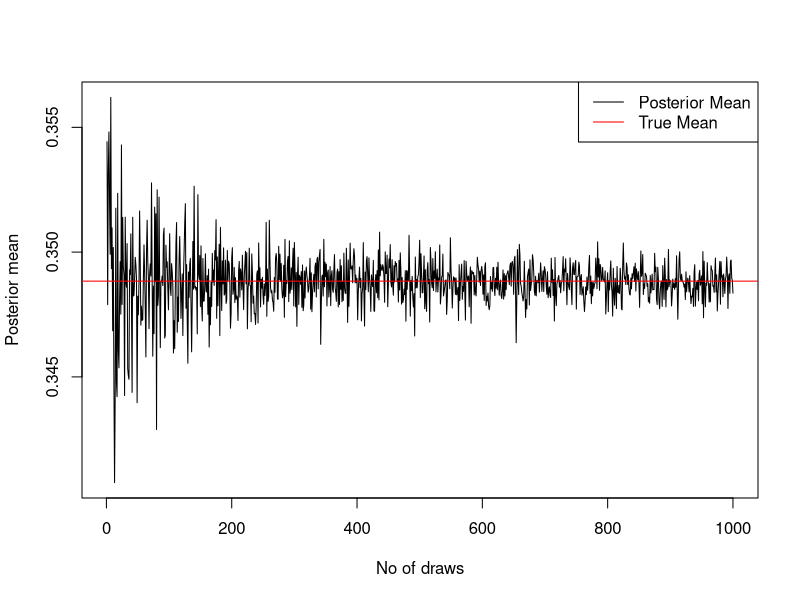
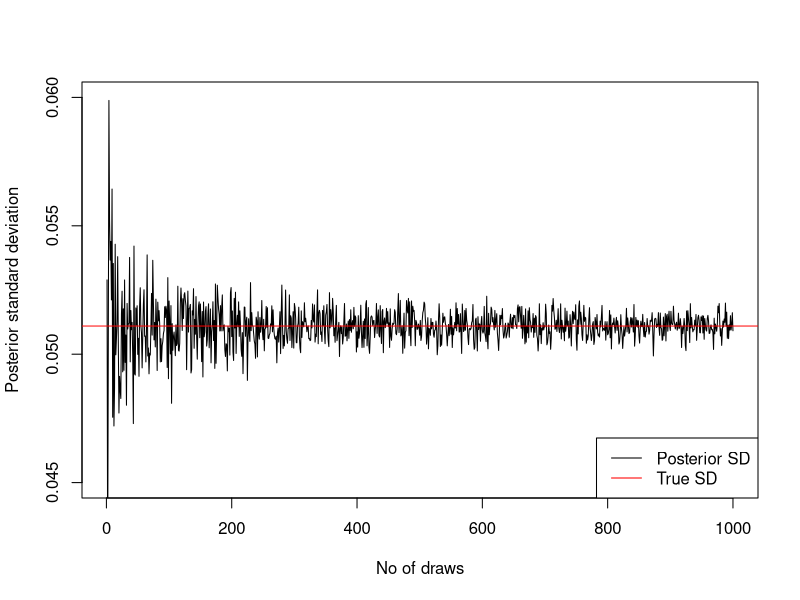
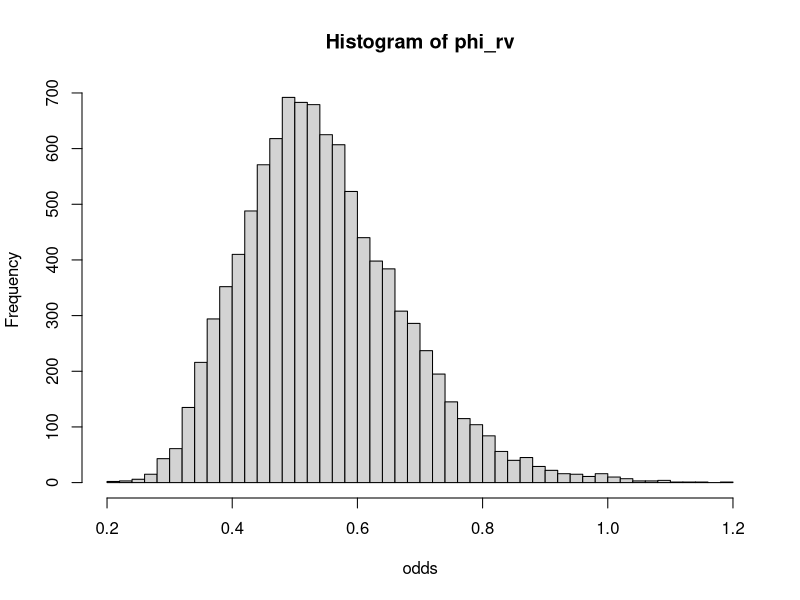
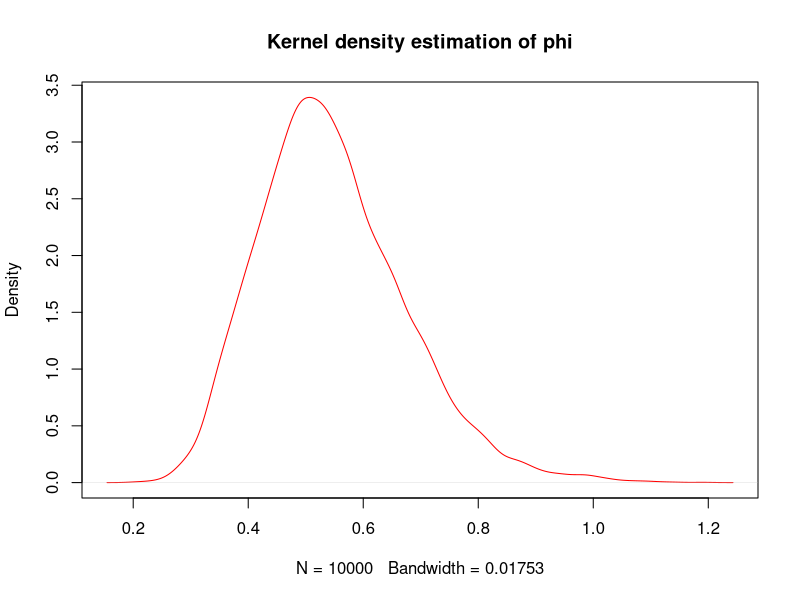
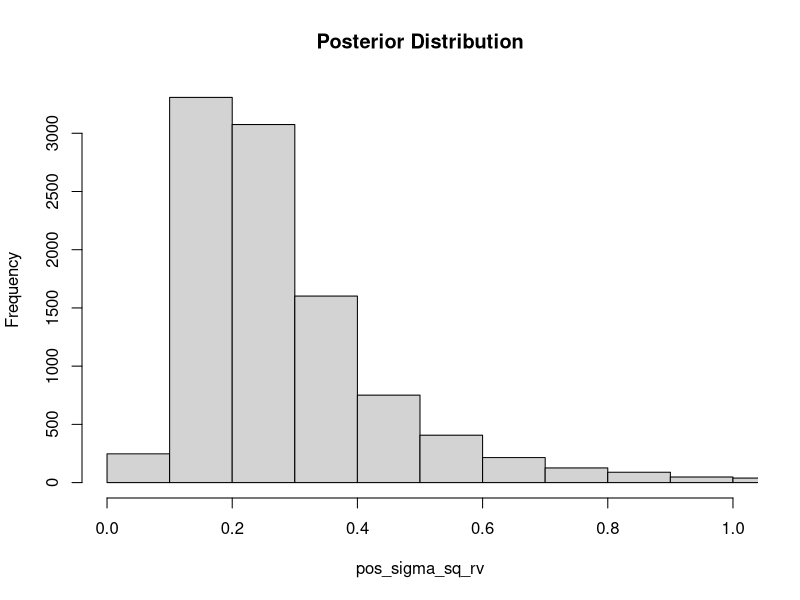
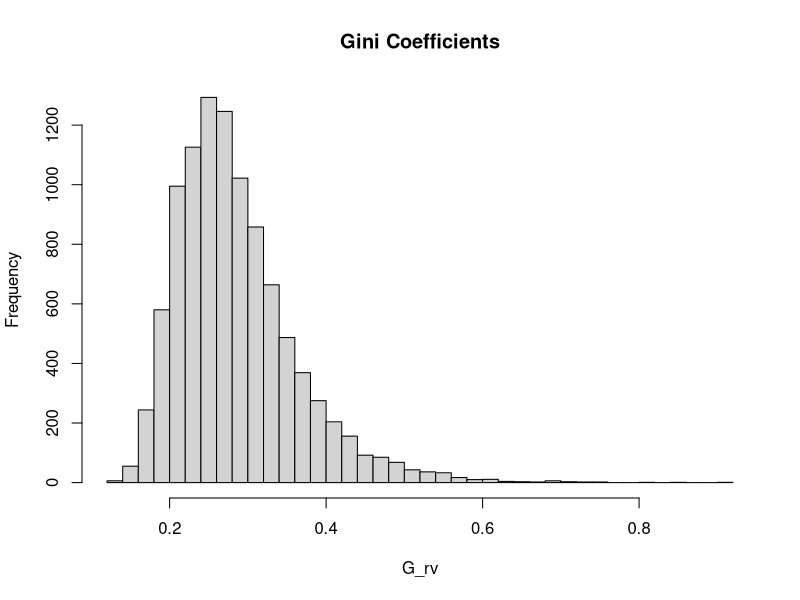
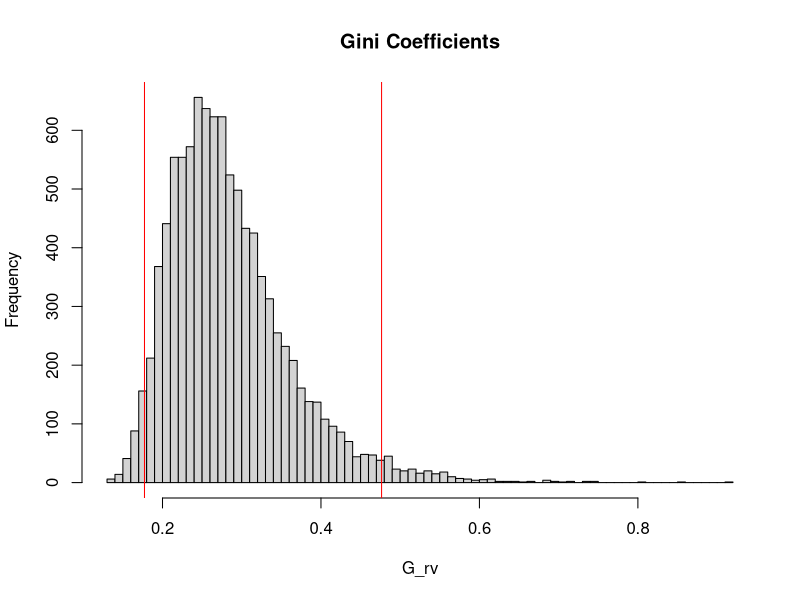
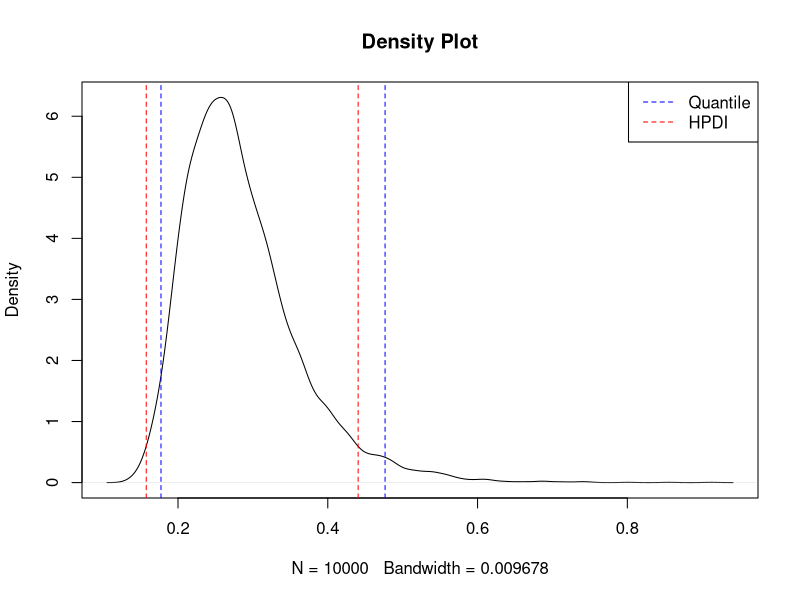

Write R code to recreate these figures, in order.
## ---- chunk 1
knitr::opts_chunk$set(echo = TRUE)
## ---- chunk 2
#Question 1
#Bernoulli Data
n <- 70 #Total trials
s <- 22 #Successes
f <- n-s #Failures

#Prior
pr_alpha <- pr_beta <- 8

#Posterior
pos_alpha <- pr_alpha + s
pos_beta <- pr_beta + f
## ---- chunk 3
#1(a)
pos_mean <- c()
pos_sd <- c()
n_draws <- seq(from = 10, to = 10000, by = 10)
for (i in n_draws) {
  #Draw random var for posterior
  pos_rv <- rbeta(n = i, pos_alpha, pos_beta)
  pos_mean <- c(pos_mean, mean(pos_rv))
  pos_sd <- c(pos_sd, sd(pos_rv))
}
## ---- chunk 4
plot(pos_mean, type = 'l',
     xlab = 'No of draws', ylab = 'Posterior mean')
legend(x = 'topright', legend = c('Posterior Mean', 'True Mean'), col = c('black', 'red'), 
     lty = c(1,1))
true_mean <- pos_alpha/(pos_alpha+pos_beta)#Question: Is this the true value?
abline(h = true_mean, col = 'red')
#The pos_mean converges to true_mean as draws increases
## ---- chunk 5
plot(pos_sd, type = 'l',
     xlab = 'No of draws', ylab = 'Posterior standard deviation', ylim = c(0.045, 0.06))
legend(x = 'bottomright', legend = c('Posterior SD', 'True SD'), col = c('black', 'red'), 
     lty = c(1,1))
true_sd <- sqrt((pos_alpha * pos_beta)/((pos_alpha + pos_beta)^2 * (pos_alpha + pos_beta + 1)))
abline(h = true_sd, col = 'red')
#The pos_sd converges to true_mean as draws increases
## ---- chunk 6
pos_rv <- rbeta(n = 10000, pos_alpha, pos_beta)

#Filter out all theta's greater than 0.3
filt_pos_rv <- pos_rv[pos_rv>0.3]

#Getting the probability of theta>0.3
p_gt0.3 <- length(filt_pos_rv)/length(pos_rv)

#To get the exact/true value, using the pbeta to get the CDF.
cdf_0.3 <- pbeta(0.3, pos_alpha, pos_beta, lower.tail = FALSE)
## ---- chunk 7
print(paste('The posterior of probability that theta > 0.3 is:', round(p_gt0.3,2)))
print(paste('Exact value from beta posterior that theta > 0.3 is:', round(cdf_0.3,2)))
## ---- chunk 8
pos_rv <- rbeta(n = 10000, pos_alpha, pos_beta)

#Calculating the phi values from theta values
phi_rv <- pos_rv/(1-pos_rv)
hist(phi_rv, breaks = 40, xlab = "odds")

#Plotting the distribution of phi
phi_den <- density(phi_rv)
## ---- chunk 9
plot(phi_den, col = 'red', main = "Kernel density estimation of phi")#Question: Is this what is expected?
## ---- chunk 10
#Normal model with unknown variance
n_draws <- 10000
data_mean <- 3.6
Y <- c(33, 24, 48, 32, 55, 74, 23, 17)
n <- length(Y)

#Step1: draws from chi squared distribution
X <- rchisq(n_draws, df = n)

#Step2: Compute sigma^2 - draw from inverse chi-squared
taosq <- sum((log(Y)-data_mean)^2)/n
pos_sigma_sq_rv <- (n * taosq)/X
## ---- chunk 11
hist(pos_sigma_sq_rv, breaks = 50, main = 'Posterior Distribution', 
     xlim = c(0,1))
## ---- chunk 12
#phi is CDF for normal standard normal with 0 mean and unit variance - hence pnorm
phi <- pnorm(sqrt(pos_sigma_sq_rv/2), mean = 0, sd = 1)
G_rv <- 2 * phi - 1

## ---- chunk 13
hist(G_rv, breaks = 40, main = 'Gini Coefficients')
## ---- chunk 14
cred_int <- quantile(G_rv, probs = c(0.025, 0.975))
hist(G_rv, breaks = 100, main = 'Gini Coefficients')
abline(v = c(cred_int[1], cred_int[2]), col = 'red')
## ---- chunk 15
#Computing HPDI
ker_den <- density(G_rv)

#Calculating the total area under the curve
f <- approxfun(ker_den$x, ker_den$y)
tot_area <- integrate(f, min(ker_den$x), max(ker_den$x))
print(tot_area)

#Sort the densities and the x-values based on descending order of density values
sorted_index <- order(ker_den$y, decreasing = TRUE)
ker_den_y <- ker_den$y[sorted_index]
ker_den_x <- ker_den$x[sorted_index]

#Finding the indexes which gives the area <= 0.95
cum_area <- 0
indx <- 0

while (cum_area <= .95) {
  f <- approxfun(ker_den_x, ker_den_y)
  indx <- indx + 1
  #Getting the area of the sorted pairs of indexes
  area <- integrate(f, ker_den_x[indx], ker_den_x[indx+1])
  cum_area <- area$value/tot_area$value
  # print(paste("Index:", indx, " cum_area:", cum_area))
}
print(paste("Lower limit:", ker_den_x[indx]))
print(paste("Upper limit:", ker_den_x[indx+1]))
## ---- chunk 16
plot(ker_den, main = 'Density Plot')
legend(x = 'topright', legend = c('Quantile', 'HPDI'), col = c('blue', 'red'), 
     lty = c(2,2))
abline(v = c(ker_den_x[indx], ker_den_x[indx+1]), col = 'red', lty = 2)
abline(v = c(cred_int[1], cred_int[2]), col = 'blue', lty = 2)
## ---- chunk 17
#Posterior
pos_pdf <- function(k){
  #Data
  Y <- c(-2.79, 2.33, 1.83, -2.44, 2.23, 2.33, 2.07, 2.02, 2.14, 2.5)
  data_mean <- 2.4
  n <- length(Y)
  bes_val <- besselI(k, nu = 0)
  return((1/(bes_val)^n) * exp(k * sum(cos(Y-data_mean)) - (k/2)))
}
k = seq(0, 10, 0.01)
## ---- chunk 18
#Calculating the normalizing constant for given unknown distribution
norm_const <- integrate(pos_pdf, lower = min(k), upper = max(k))

#Getting the normalized pdf
norm_pos_pdf <- pos_pdf(k)/norm_const$value

#Alternate approach to normalize the pdf is:
#norm_pos_pdf <- pos_pdf(k)/(0.01*sum(pos_pdf(k)))

## ---- chunk 19
plot(k, norm_pos_pdf, type = 'l', xlab = 'Concentration Parameter k'
     ,ylab = 'Normalized Posterior Density')

#Confirming that the area is 1   
f <- approxfun(k, norm_pos_pdf)
tot_area <- integrate(f, min(k), max(k))
print(paste("CDF:", tot_area$value))
## ---- chunk 20
#The mode is the k with the maximum frequency/probability
print(paste("The mode:", k[which.max(norm_pos_pdf)]))
